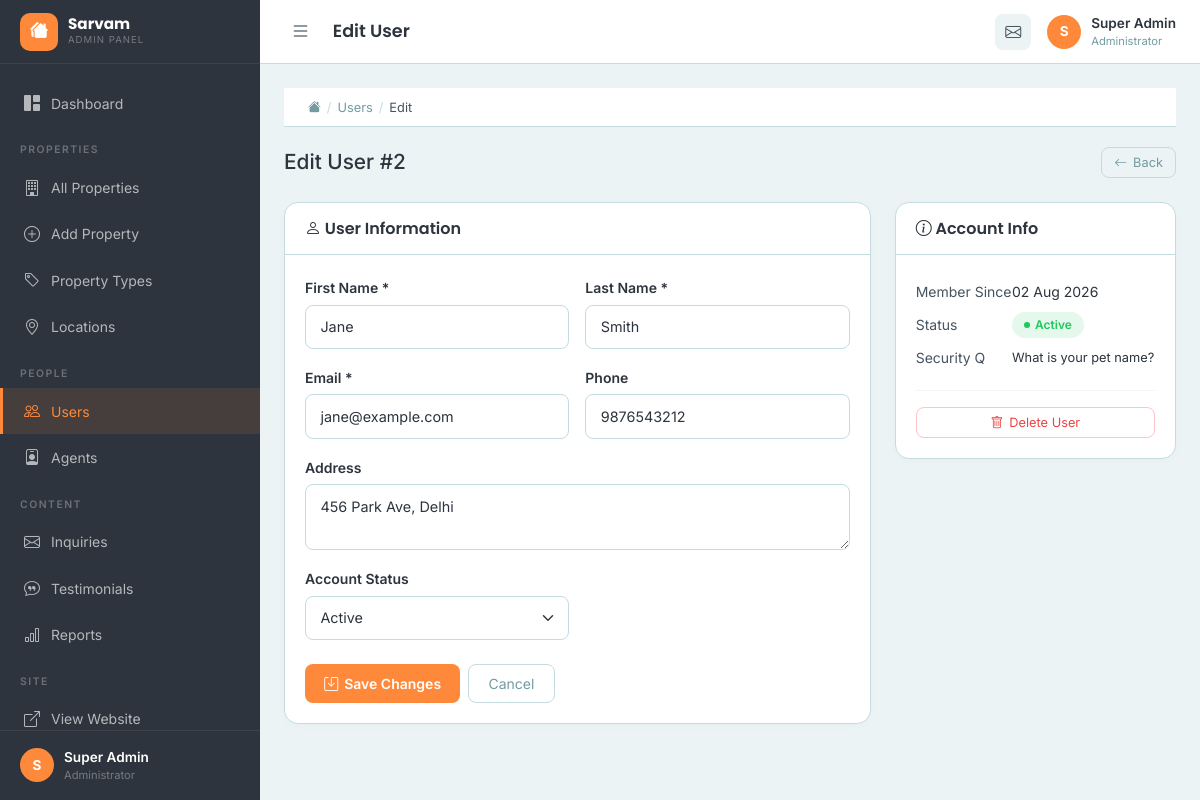
Page /admin/user-edit.php?id=2 (signed in) on the committed database.
### tables this page shows
CREATE TABLE `users` (
  `id` int(11) NOT NULL AUTO_INCREMENT,
  `first_name` varchar(50) NOT NULL,
  `last_name` varchar(50) NOT NULL,
  `email` varchar(100) NOT NULL,
  `password` varchar(255) NOT NULL,
  `phone` varchar(20) DEFAULT NULL,
  `address` text DEFAULT NULL,
  `profile_image` varchar(255) DEFAULT NULL,
  `security_question` varchar(255) DEFAULT NULL,
  `security_answer` varchar(255) DEFAULT NULL,
  `status` enum('active','inactive','banned') NOT NULL DEFAULT 'active',
  `created_at` timestamp NOT NULL DEFAULT current_timestamp(),
  `updated_at` timestamp NOT NULL DEFAULT current_timestamp() ON UPDATE current_timestamp(),
  PRIMARY KEY (`id`),
  UNIQUE KEY `email` (`email`)
);

### admin/user-edit.php (the view, shortened to what this page needs)
<?php
require_once __DIR__ . '/../config/db.php';
$id = (int)($_GET['id'] ?? 0);
$st = $conn->prepare("SELECT * FROM users WHERE id=?");
$st->execute([$id]);
$user = $st->fetch(PDO::FETCH_ASSOC);
require_once __DIR__ . '/includes/header.php';
require_once __DIR__ . '/includes/sidebar.php';
?>
<div class="admin-breadcrumb">
    <a href="index.php"><i class="bi bi-house-fill"></i></a>
    <span class="separator">/</span><a href="users.php">Users</a>
    <span class="separator">/</span><span>Edit</span>
</div>
<div class="d-flex justify-content-between align-items-center mb-4">
    <h2 style="font-size:1.3rem;margin:0;color:#2D343D;">Edit User #<?= $id ?></h2>
    <a href="users.php" class="btn-admin-outline btn-admin-sm"><i class="bi bi-arrow-left"></i> Back</a>
</div>
<div class="row g-4">
    <div class="col-md-8">
        <div class="admin-card">
            <div class="admin-card-header">
                <h5 class="admin-card-title"><i class="bi bi-person"></i> User Information</h5>
            </div>
            <div class="admin-card-body">
                <form method="POST" class="admin-form">
                    <div class="row g-3">
                        <div class="col-md-6">
                            <label class="form-label" style="color:#2D343D;font-weight:600;">First Name *</label>
                            <input type="text" name="first_name" class="form-control" required value="<?= htmlspecialchars($user['first_name']) ?>">
                        </div>
                        <div class="col-md-6">
                            <label class="form-label" style="color:#2D343D;font-weight:600;">Last Name *</label>
                            <input type="text" name="last_name" class="form-control" required value="<?= htmlspecialchars($user['last_name']) ?>">
                        </div>
                        <div class="col-md-6">
                            <label class="form-label" style="color:#2D343D;font-weight:600;">Email *</label>
                            <input type="email" name="email" class="form-control" required value="<?= htmlspecialchars($user['email']) ?>">
                        </div>
                        <div class="col-md-6">
                            <label class="form-label" style="color:#2D343D;font-weight:600;">Phone</label>
                            <input type="text" name="phone" class="form-control" value="<?= htmlspecialchars($user['phone'] ?? '') ?>">
                        </div>
                        <div class="col-12">
                            <label class="form-label" style="color:#2D343D;font-weight:600;">Address</label>
                            <textarea name="address" class="form-control" rows="2"><?= htmlspecialchars($user['address'] ?? '') ?></textarea>
                        </div>
                        <div class="col-md-6">
                            <label class="form-label" style="color:#2D343D;font-weight:600;">Account Status</label>
                            <select name="status" class="form-select">
                                <option value="active" <?= $user['status']=='active' ? 'selected' : '' ?>>Active</option>
                            </select>
                        </div>
                    </div>
                    <div class="mt-4 d-flex gap-2">
                        <button type="submit" class="btn-admin-primary"><i class="bi bi-save"></i> Save Changes</button>
                        <a href="users.php" class="btn-admin-outline">Cancel</a>
                    </div>
                </form>
            </div>
        </div>
    </div>
    <div class="col-md-4">
        <div class="admin-card">
            <div class="admin-card-header">
                <h5 class="admin-card-title"><i class="bi bi-info-circle"></i> Account Info</h5>
            </div>
            <div class="admin-card-body">
                <table class="w-100" style="font-size:0.875rem;">
                    <tr><td style="color:#465461;padding:6px 0;">Member Since</td><td style="color:#2D343D;"><?= date('d M Y',strtotime($user['created_at'])) ?></td></tr>
                    <tr><td style="color:#465461;padding:6px 0;">Status</td>
                        <td><span class="status-badge <?= $user['status']=='active' ? 'active' : 'pending' ?>"><?= ucfirst($user['status']) ?></span></td></tr>
                    <tr><td style="color:#465461;padding:6px 0;">Security Q</td><td style="font-size:0.8rem;color:#2D343D;"><?= htmlspecialchars($user['security_question'] ?? '—') ?></td></tr>
                </table>
                <hr style="border-color:#C4DCDF;">
                <a href="users.php?delete=<?= $id ?>" class="btn-admin-danger w-100 btn-admin-sm"
                   onclick="return confirm('Delete this user permanently?')">
                    <i class="bi bi-trash"></i> Delete User
                </a>
            </div>
        </div>
    </div>
</div>
<?php require_once __DIR__ . '/includes/footer.php'; ?>

### assets/css/admin.css (style rules this page uses)
:root { --sidebar-bg: #2D343D; --sidebar-text: rgba(255,255,255,0.65); --sidebar-hover: rgba(255,255,255,0.06); --sidebar-active-bg: rgba(255,137,59,0.12); --sidebar-active-color: #FF893B; --sidebar-border: rgba(255,255,255,0.07); --sidebar-width: 260px; --header-height: 64px; --admin-bg: #ECF3F4; --card-bg: #FFFFFF; --text-primary: #2D343D; --text-secondary: #465461; --border-color: #C4DCDF; --teal: #729CA2; --orange: #FF893B; --orange-dark: #E9782C; --success: #22C55E; --danger: #EF4444; --warning: #F59E0B; --radius: 12px; --transition: all 0.25s ease; }
* { margin: 0; padding: 0; box-sizing: border-box; }
body { font-family: 'Inter', sans-serif; background-color: var(--admin-bg); color: var(--text-secondary); }
a { text-decoration: none; transition: var(--transition); }
.admin-card { background: var(--card-bg); border-radius: 14px; border: 1px solid var(--border-color); margin-bottom: 1.25rem; box-shadow: 0 2px 8px rgba(0,0,0,0.02); }
.admin-card-header { padding: 1rem 1.25rem; border-bottom: 1px solid var(--border-color); display: flex; align-items: center; justify-content: space-between; flex-wrap: wrap; gap: 0.75rem; }
.admin-card-title { font-family: 'Poppins', sans-serif; font-weight: 600; color: var(--text-primary); font-size: 1rem; margin: 0; }
.admin-card-body { padding: 1.25rem; }
.admin-breadcrumb { background: var(--card-bg); border-bottom: 1px solid var(--border-color); padding: 0.6rem 1.5rem; display: flex; align-items: center; gap: 6px; font-size: 0.8rem; color: var(--text-secondary); margin-bottom: 1.25rem; }
.admin-breadcrumb .separator { color: var(--border-color); }
.admin-breadcrumb a { color: var(--teal); }
.admin-form .form-label { color: var(--text-primary); font-weight: 600; font-size: 0.875rem; margin-bottom: 0.4rem; }
.admin-form .form-control, .admin-form .form-select { border: 1.5px solid var(--border-color); border-radius: 8px; padding: 0.65rem 0.9rem; color: var(--text-primary); font-size: 0.9rem; transition: var(--transition); }
.btn-admin-primary { background: var(--orange); color: white; border: none; border-radius: 8px; padding: 0.5rem 1.2rem; font-weight: 600; font-size: 0.875rem; cursor: pointer; transition: var(--transition); display: inline-flex; align-items: center; gap: 6px; justify-content: center; }
.btn-admin-outline { background: transparent; color: var(--teal); border: 1.5px solid var(--border-color); border-radius: 8px; padding: 0.5rem 1.2rem; font-size: 0.875rem; transition: var(--transition); display: inline-flex; align-items: center; gap: 6px; justify-content: center; }
.btn-admin-danger { background: transparent; color: var(--danger); border: 1.5px solid rgba(239,68,68,0.3); border-radius: 8px; padding: 0.45rem 1rem; font-size: 0.8rem; transition: var(--transition); display: inline-flex; align-items: center; gap: 6px; justify-content: center; }
.btn-admin-sm { padding: 0.3rem 0.75rem; font-size: 0.8rem; }
.status-badge { display: inline-flex; align-items: center; gap: 5px; padding: 0.25rem 0.75rem; border-radius: 50px; font-size: 0.75rem; font-weight: 600; }
.status-badge::before { content: ''; width: 6px; height: 6px; border-radius: 50%; display: inline-block; }
.status-badge.available, .status-badge.active, .status-badge.responded { background: rgba(34,197,94,0.12); color: var(--success); }
.status-badge.available::before, .status-badge.active::before, .status-badge.responded::before { background: var(--success); }

### rows in the picture
users: first_name "Jane", last_name "Smith", email "jane@example.com", phone "9876543212", address "456 Park Ave, Delhi", status "Active", created_at "02 Aug 2026", security_question "What is your pet name?"

### other values in the picture
$admin_initial "S"
$admin_name "Super Admin"
$page_title "Edit User"
$id "2"
